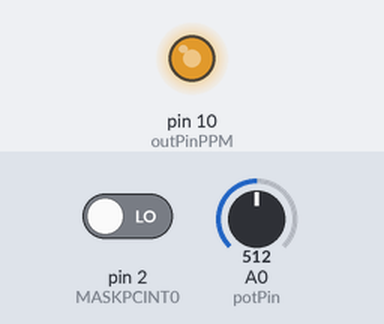
The sketch below on a simulated Arduino Uno, built with avr-gcc and run on an emulated ATmega328P. On the bench: output pins drawn as LEDs (lit = HIGH). The inputs (shaded band) are chosen by the test bench; at power-on: pin 2 (MASKPCINT0) LOW, A0 (potPin) = 512.

Above: at 0.3 s.
Timing chart, 0 to 1.8 s (numbered marks = the images above):
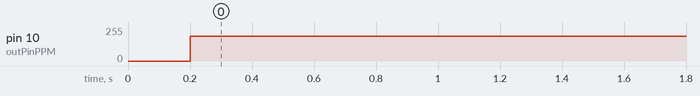

Measured:
- by itself, pin 10 (outPinPPM): 0/255 → 187/255 at 0.20 s

The sketch:

car_pmw_limiter.ino
```cpp
/*
sovgvd@gmail.com
RC Car ESC speed limiter

D2 - RC input
D10 - RC out
A0 - potentiometer
*/

//#define SERIAL_COM_SPEED 115200
int rawIn;
static uint32_t rcTime;
static uint32_t currentTime;

byte newbit,oldbit,changed;
unsigned long startIn;
unsigned long time;
int blockedRX=0;
int potPin = 0;
int val = 0;
int rawOut=1499;
int outPinPPM=10;
int preRawOut=1499;

#define MASKPCINT0 (1<<2)
ISR(PCINT2_vect)
{
  time=micros();
  newbit=PIND;
  changed=newbit^oldbit;
  if (changed&MASKPCINT0)
    if (newbit&MASKPCINT0) {
      startIn=time;
    } else {
      rawIn=time-startIn;
    }
  oldbit=newbit;
  blockedRX=0;
}


void setup() {
  //Serial.begin(SERIAL_COM_SPEED);
  pinMode(2, INPUT);
  pinMode(outPinPPM, OUTPUT);
  PCICR |= (1 << PCIE2);
  PCMSK2 = (1 << PCINT18);
  rawIn=1499;
  delay(200);
}

void loop () {
  if (currentTime > (rcTime + 20000) ) { // 50Hz
	val = map(analogRead(potPin),0,1023,0,500);	//0...1023 to ~0...500
	//Serial.print(val);
	//Serial.print("\t");
	//Serial.print(rawIn);
        if (rawIn>2000) rawIn=2000;
        if (rawIn<1000) rawIn=1000;
	rawOut=map(rawIn,1000,2000,1000+val,2000-val);
	//Serial.print("\t");
	//Serial.print(rawOut);
        if (rawOut>2000) rawOut=2000;
        if (rawOut<1000) rawOut=1000;
        preRawOut=rawOut;
	//Serial.print("\t");
	//Serial.print(rawOut);
	//Serial.println("");
	analogWrite(outPinPPM,rawOut>>3);
  rcTime = currentTime;
  }
  currentTime = micros();
}
```
